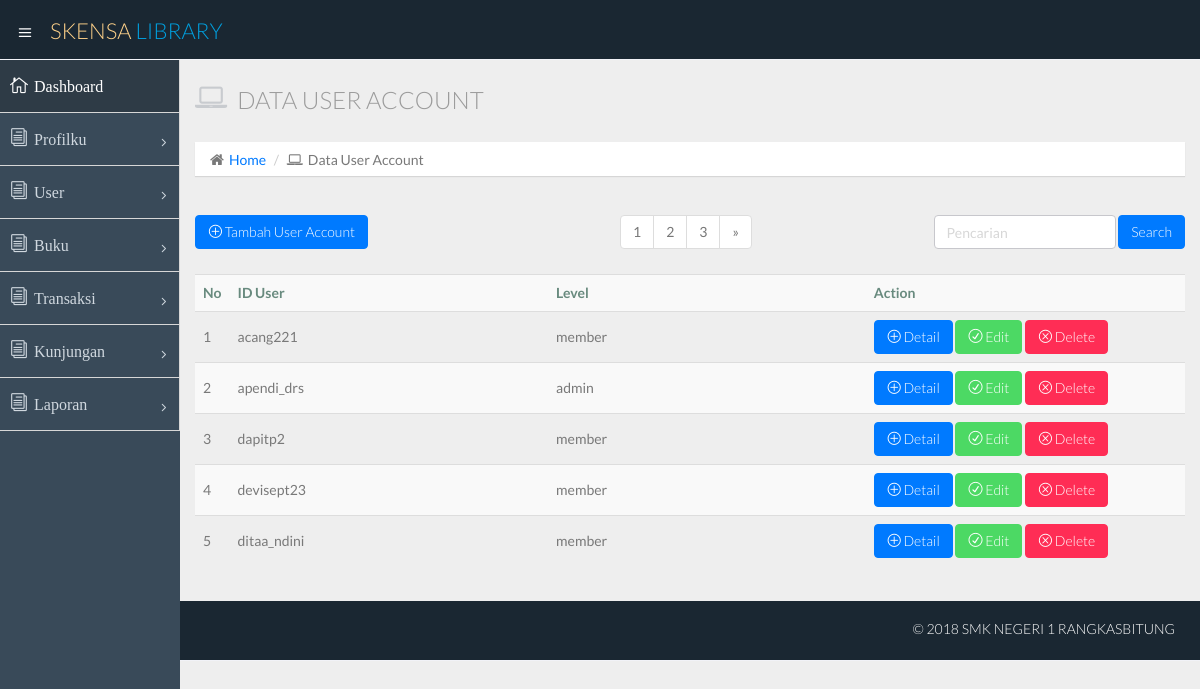
Screenshot of /admin.php?id=useraccount (signed in) with the database file from the repository.
### tables this page shows
CREATE TABLE `user` (
  `id_user` varchar(25) NOT NULL,
  `password` varchar(50) NOT NULL,
  `level` enum('admin','member') NOT NULL
);

### admin.php (called while the page is built, shortened)
<?php
  include "./layout/headeradmin.php";
  include "./layout/sidebaradmin.php";
  include "route.php";
  include "./layout/footer.php";
?>

### admin/user/viewuseraccount.php (the view, shortened to what this page needs)
<?php
  $halaman = 5;
  $page = isset($_GET["halaman"])? (int)$_GET["halaman"] : 1;
  $mulai = ($page>1) ? ($page * $halaman) - $halaman : 0;
  $result = mysqli_query($koneksi, "SELECT * FROM user");
  $no=$mulai+1;
  $total = mysqli_num_rows($result);
  $pages = ceil($total/$halaman);
?>
<section id="main-content">
  <section class="wrapper">
    <div class="row">
      <div class="col-lg-12">
        <h3 class="page-header"><i class="fa fa-laptop"></i> Data User Account</h3>
        <ul class="breadcrumb">
          <li><i class="fa fa-home"></i><a href="admin.php">Home</a></li>
          <li><i class="fa fa-laptop"></i>Data User Account</li>
        </ul>
      </div>
    </div>
    <div class="row">
      <div class="col-lg-5"><br>
        <a class="btn btn-primary" href="admin.php?id=adduseraccount"><i class="icon_plus_alt2"></i> Tambah User Account</a>
      </div>
      <div class="col-lg-3">
        <ul class="pagination pagination pull-middle">
          <?php
           for ($i=1; $i<=$pages; $i++){ ?>
            <li><a href="admin.php?id=useraccount&halaman=<?php echo $i; ?>"><?php echo $i; ?></a></li>
          <?php }
          $JmlHalaman = ceil($total/$halaman);
          if ( $page < $JmlHalaman ) {
           $link = $page + 1;
           echo "<li><a href='admin.php?id=useraccount&halaman=$link'>»</a></li>"; }
          else { $next = ""; } ?>
        </ul>
      </div>
      <div class="col-lg-4"><br>
        <form class="form-inline pull-right" role="form" method="post" action="admin.php?id=searchuseraccount">
          <div class="form-group">
            <input type="text"  class="form-control" name="keyword" placeholder="Pencarian">
          </div>
          <input type="submit" name="cari" value="Search" class="btn btn-primary form control">
        </form>
      </div>
    </div>
    <?php
      $result = mysqli_query($koneksi, "SELECT * FROM user");
      $total = mysqli_num_rows($result);
      if($total == 0){
        echo "Tidak ada data user account";
      }
      else { ?>
        <div class="row">
          <div class="col-lg-12">
            <table class="table table-striped table-advance table-hover">
              <tbody class="col-lg-12">
                <tr>
                  <th>No</th>
                  <th class="col-md-4">ID User</th>
                  <th class="col-md-4">Level</th>
                  <th class="col-md-4">Action</th>
                </tr> <?php
                $result2 = mysqli_query($koneksi, "SELECT * FROM user LIMIT $mulai, $halaman");
                while($data = mysqli_fetch_array($result2)){ ?>
                  <tr> <?php
                    echo "<td>$no</td>";
                    $no++;
                      echo "<td>$data[0]</td>";
                      echo "<td>$data[2]</td>";
                     ?>
                    <td>
                        <a class="btn btn-primary" href="admin.php?id=detailuser&userID=<?php echo $data[0]; ?>"><i class="icon_plus_alt2"></i> Detail</a>
                        <a class="btn btn-success" href="admin.php?id=edituseraccount&userID=<?php echo $data[0]; ?>"><i class="icon_check_alt2"></i> Edit</a>
                        <a class="btn btn-danger" href="admin.php?id=deleteuseraccount&userID=<?php echo $data[0]; ?>"><i class="icon_close_alt2"></i> Delete</a>
                    </td>
                  </tr> <?php
                } ?>
                </tbody>
              </table>
            </div>
          </div> <?php
        } ?>
      </section>
    </section>
    <?php include "./layout/footer.php"; ?>

### rows the page displays
user: id_user "acang221", level "member"
user: id_user "apendi_drs", level "admin"
user: id_user "dapitp2", level "member"
user: id_user "devisept23", level "member"
user: id_user "ditaa_ndini", level "member"
